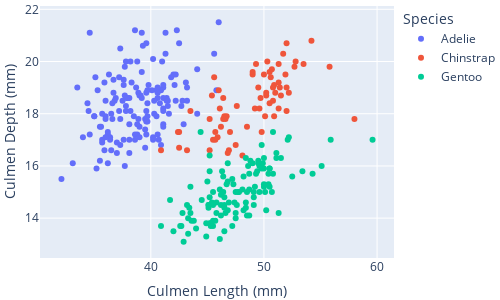

Notebook cell for this chart:
### Markdown cell above
Next, we will create a visualization labeled "fig" and use our Plotly commands to organize our data. For this plot, we will see how the length and depth of the culmen vary for different species of penguins. Using the following commands, we can create a customizable plot.

### Code cell
from plotly import express as px

fig = px.scatter(data_frame = penguins,
                 x = "Culmen Length (mm)",
                 y = "Culmen Depth (mm)",
                 color = "Species",
                 width = 500,
                 height = 300,
                )


fig.update_layout(margin={"r":0, "t":0, "l":0, "b":0})

fig.show()
#maybe change this code block to one of the later ones

### Figure 1 — Plotly figure (JSON) as saved in the notebook; plotly's stock layout.template omitted (floating-point values rounded to 4 significant figures; data arrays with more than 128 entries replaced by an {"elided": "..."} marker saying what was removed)
{"data": [{"hovertemplate": "Species=Adelie<br>Culmen Length (mm)=%{x}<br>Culmen Depth (mm)=%{y}<extra></extra>", "legendgroup": "Adelie", "marker": {"color": "#636efa", "symbol": "circle"}, "mode": "markers", "name": "Adelie", "orientation": "v", "showlegend": true, "type": "scatter", "x": {"elided": "146 float values"}, "xaxis": "x", "y": {"elided": "146 float values"}, "yaxis": "y"}, {"hovertemplate": "Species=Chinstrap<br>Culmen Length (mm)=%{x}<br>Culmen Depth (mm)=%{y}<extra></extra>", "legendgroup": "Chinstrap", "marker": {"color": "#EF553B", "symbol": "circle"}, "mode": "markers", "name": "Chinstrap", "orientation": "v", "showlegend": true, "type": "scatter", "x": [46.5, 50, 51.3, 45.4, 52.7, 45.2, 46.1, 51.3, 46, 51.3, 46.6, 51.7, 47, 52, 45.9, 50.5, 50.3, 58, 46.4, 49.2, 42.4, 48.5, 43.2, 50.6, 46.7, 52, 50.5, 49.5, 46.4, 52.8, 40.9, 54.2, 42.5, 51, 49.7, 47.5, 47.6, 52, 46.9, 53.5, 49, 46.2, 50.9, 45.5, 50.9, 50.8, 50.1, 49, 51.5, 49.8, 48.1, 51.4, 45.7, 50.7, 42.5, 52.2, 45.2, 49.3, 50.2, 45.6, 51.9, 46.8, 45.7, 55.8, 43.5, 49.6, 50.8, 50.2], "xaxis": "x", "y": [17.9, 19.5, 19.2, 18.7, 19.8, 17.8, 18.2, 18.2, 18.9, 19.9, 17.8, 20.3, 17.3, 18.1, 17.1, 19.6, 20, 17.8, 18.6, 18.2, 17.3, 17.5, 16.6, 19.4, 17.9, 19, 18.4, 19, 17.8, 20, 16.6, 20.8, 16.7, 18.8, 18.6, 16.8, 18.3, 20.7, 16.6, 19.9, 19.5, 17.5, 19.1, 17, 17.9, 18.5, 17.9, 19.6, 18.7, 17.3, 16.4, 19, 17.3, 19.7, 17.3, 18.8, 16.6, 19.9, 18.8, 19.4, 19.5, 16.5, 17, 19.8, 18.1, 18.2, 19, 18.7], "yaxis": "y"}, {"hovertemplate": "Species=Gentoo<br>Culmen Length (mm)=%{x}<br>Culmen Depth (mm)=%{y}<extra></extra>", "legendgroup": "Gentoo", "marker": {"color": "#00cc96", "symbol": "circle"}, "mode": "markers", "name": "Gentoo", "orientation": "v", "showlegend": true, "type": "scatter", "x": [46.1, 50, 48.7, 50, 47.6, 46.5, 45.4, 46.7, 43.3, 46.8, 40.9, 49, 45.5, 48.4, 45.8, 49.3, 42, 49.2, 46.2, 48.7, 50.2, 45.1, 46.5, 46.3, 42.9, 46.1, 47.8, 48.2, 50, 47.3, 42.8, 45.1, 59.6, 49.1, 48.4, 42.6, 44.4, 44, 48.7, 42.7, 49.6, 45.3, 49.6, 50.5, 43.6, 45.5, 50.5, 44.9, 45.2, 46.6, 48.5, 45.1, 50.1, 46.5, 45, 43.8, 45.5, 43.2, 50.4, 45.3, 46.2, 45.7, 54.3, 45.8, 49.8, 49.5, 43.5, 50.7, 47.7, 46.4, 48.2, 46.5, 46.4, 48.6, 47.5, 51.1, 45.2, 45.2, 49.1, 52.5, 47.4, 50, 44.9, 50.8, 43.4, 51.3, 47.5, 52.1, 47.5, 52.2, 45.5, 49.5, 44.5, 50.8, 49.4, 46.9, 48.4, 51.1, 48.5, 55.9, 47.2, 49.1, 46.8, 41.7, 53.4, 43.3, 48.1, 50.5, 49.8, 43.5, 51.5, 46.2, 55.1, 48.8, 47.2, 46.8, 50.4, 45.2, 49.9], "xaxis": "x", "y": [13.2, 16.3, 14.1, 15.2, 14.5, 13.5, 14.6, 15.3, 13.4, 15.4, 13.7, 16.1, 13.7, 14.6, 14.6, 15.7, 13.5, 15.2, 14.5, 15.1, 14.3, 14.5, 14.5, 15.8, 13.1, 15.1, 15, 14.3, 15.3, 15.3, 14.2, 14.5, 17, 14.8, 16.3, 13.7, 17.3, 13.6, 15.7, 13.7, 16, 13.7, 15, 15.9, 13.9, 13.9, 15.9, 13.3, 15.8, 14.2, 14.1, 14.4, 15, 14.4, 15.4, 13.9, 15, 14.5, 15.3, 13.8, 14.9, 13.9, 15.7, 14.2, 16.8, 16.2, 14.2, 15, 15, 15.6, 15.6, 14.8, 15, 16, 14.2, 16.3, 13.8, 16.4, 14.5, 15.6, 14.6, 15.9, 13.8, 17.3, 14.4, 14.2, 14, 17, 15, 17.1, 14.5, 16.1, 14.7, 15.7, 15.8, 14.6, 14.4, 16.5, 15, 17, 15.5, 15, 16.1, 14.7, 15.8, 14, 15.1, 15.2, 15.9, 15.2, 16.3, 14.1, 16, 16.2, 13.7, 14.3, 15.7, 14.8, 16.1], "yaxis": "y"}], "layout": {"height": 300, "legend": {"title": {"text": "Species"}, "tracegroupgap": 0}, "margin": {"b": 0, "l": 0, "r": 0, "t": 0}, "width": 500, "xaxis": {"anchor": "y", "domain": [0, 1], "title": {"text": "Culmen Length (mm)"}}, "yaxis": {"anchor": "x", "domain": [0, 1], "title": {"text": "Culmen Depth (mm)"}}}}
